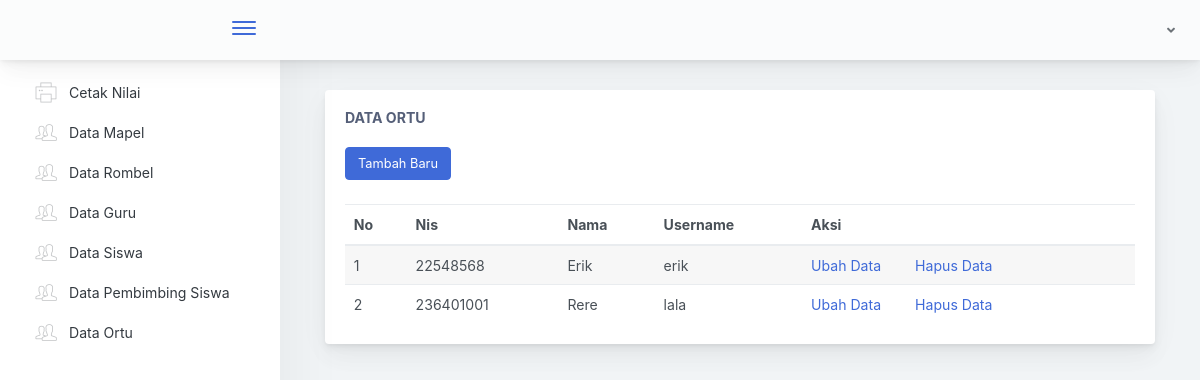
The page /Tu/ortu on the database its author committed.
### tables this page shows
CREATE TABLE `tb_ortu` (
  `nis` int NOT NULL,
  `username` varchar(50) NOT NULL,
  `password` varchar(250) NOT NULL,
  `nama` varchar(25) NOT NULL
);

### application/controllers/Tu.php (called while the page is built, shortened)
<?php
class Tu extends CI_Controller {
  public function __construct()
  {
    $this->load->model('M_Nilai');
    $this->load->model('SaveModel');
    $this->load->model('TuModel');
    $this->load->library('form_validation');
  }
  public function ortu()
  {
    $data['dtortu'] = $this->db->get('tb_ortu')->result();
    $this->load->view('tu/ortu', $data);
  }
}

### index.php (called while the page is built, shortened)
<?php
require_once BASEPATH.'core/CodeIgniter.php';

### application/views/tu/ortu.php (the view, shortened to what this page needs)
<!doctype html>
<html lang="en">
<head>
</head>
<body>
        <div class="app-main">
                <div class="app-main__outer">
                    <div class="app-main__inner">
                        <div class="col-lg-12">
                                <div class="main-card mb-3 card">
                                    <div class="card-body"><h5 class="card-title">Data Ortu</h5>
                                    <a href="<?= base_url('Tu/addortu') ?>" class="btn btn-primary mt-2 mb-4">Tambah Baru</a>
                                        <table class="mb-0 table table-striped">
                                            <thead>
                                            <tr>
                                                <th>No</th>
                                                <th>Nis</th>
                                                <th>Nama</th>
                                                <th>Username</th>
                                                <th>Aksi</th>
                                            </tr>
                                            </thead>
                                            <tbody>
                                                <?php
                                                $no = 1;
                                                foreach ($dtortu as $key) {
                                                    ?>
                                            <tr>
                                                <td><?php echo $no++ ?></td>
                                                <td><?php echo $key->nis ?></td>
                                                <td><?php echo $key->nama ?></td>
                                                <td><?php echo $key->username ?></td>
                                                <td>
                                                    <a href="<?php echo base_url('Tu/editortu')?>/<?php echo $key->nis?>" style="margin-right: 30px;">Ubah Data</a>
                                                    <a href="<?php echo base_url('Tu/hapusortu')?>/<?php echo $key->nis?>">Hapus Data</a>
                                                </td>
                                            </tr>
                                                <?php
                                            }
                                                ?>
                                            </tbody>
                                        </table>
                                    </div>
                                </div>
                            </div>
                        </div>
        </div>
    </div>
</body>
</html>

### rows shown on the page
tb_ortu: nis "22548568", nama "Erik", username "erik"
tb_ortu: nis "236401001", nama "Rere", username "lala"
